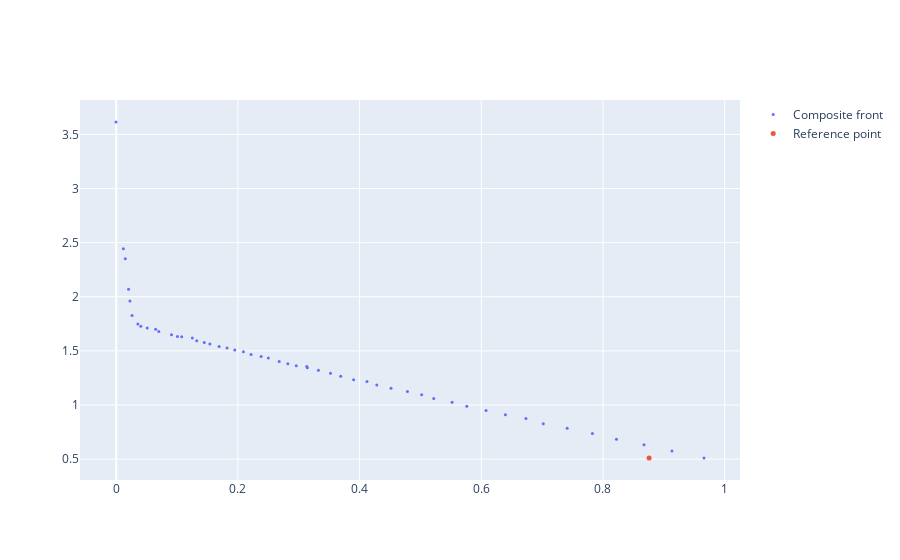

The notebook cell this image was saved under:
### Code cell
rp = gp.generateRP4learning(base)
visualize_2D_front_rp(base.composite_front, rp)
